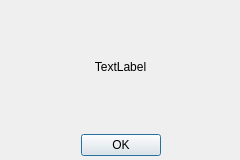
<?xml version="1.0" encoding="UTF-8"?>
<ui version="4.0">
 <class>About</class>
 <widget class="QDialog" name="About">
  <property name="geometry">
   <rect>
    <x>0</x>
    <y>0</y>
    <width>240</width>
    <height>160</height>
   </rect>
  </property>
  <property name="sizePolicy">
   <sizepolicy hsizetype="Fixed" vsizetype="Fixed">
    <horstretch>0</horstretch>
    <verstretch>0</verstretch>
   </sizepolicy>
  </property>
  <property name="windowTitle">
   <string>About</string>
  </property>
  <widget class="QWidget" name="gridLayoutWidget">
   <property name="geometry">
    <rect>
     <x>0</x>
     <y>0</y>
     <width>241</width>
     <height>161</height>
    </rect>
   </property>
   <layout class="QGridLayout" name="gridLayout">
    <property name="leftMargin">
     <number>5</number>
    </property>
    <property name="topMargin">
     <number>5</number>
    </property>
    <property name="rightMargin">
     <number>5</number>
    </property>
    <property name="bottomMargin">
     <number>5</number>
    </property>
    <item row="1" column="0">
     <spacer name="horizontalSpacerLeft">
      <property name="orientation">
       <enum>Qt::Horizontal</enum>
      </property>
      <property name="sizeHint" stdset="0">
       <size>
        <width>40</width>
        <height>20</height>
       </size>
      </property>
     </spacer>
    </item>
    <item row="1" column="1">
     <widget class="QPushButton" name="pushButton">
      <property name="text">
       <string>OK</string>
      </property>
     </widget>
    </item>
    <item row="1" column="2">
     <spacer name="horizontalSpaceRight">
      <property name="orientation">
       <enum>Qt::Horizontal</enum>
      </property>
      <property name="sizeHint" stdset="0">
       <size>
        <width>40</width>
        <height>20</height>
       </size>
      </property>
     </spacer>
    </item>
    <item row="0" column="0" colspan="3">
     <widget class="QLabel" name="label">
      <property name="text">
       <string>TextLabel</string>
      </property>
      <property name="alignment">
       <set>Qt::AlignCenter</set>
      </property>
     </widget>
    </item>
   </layout>
  </widget>
 </widget>
 <resources/>
 <connections/>
</ui>
